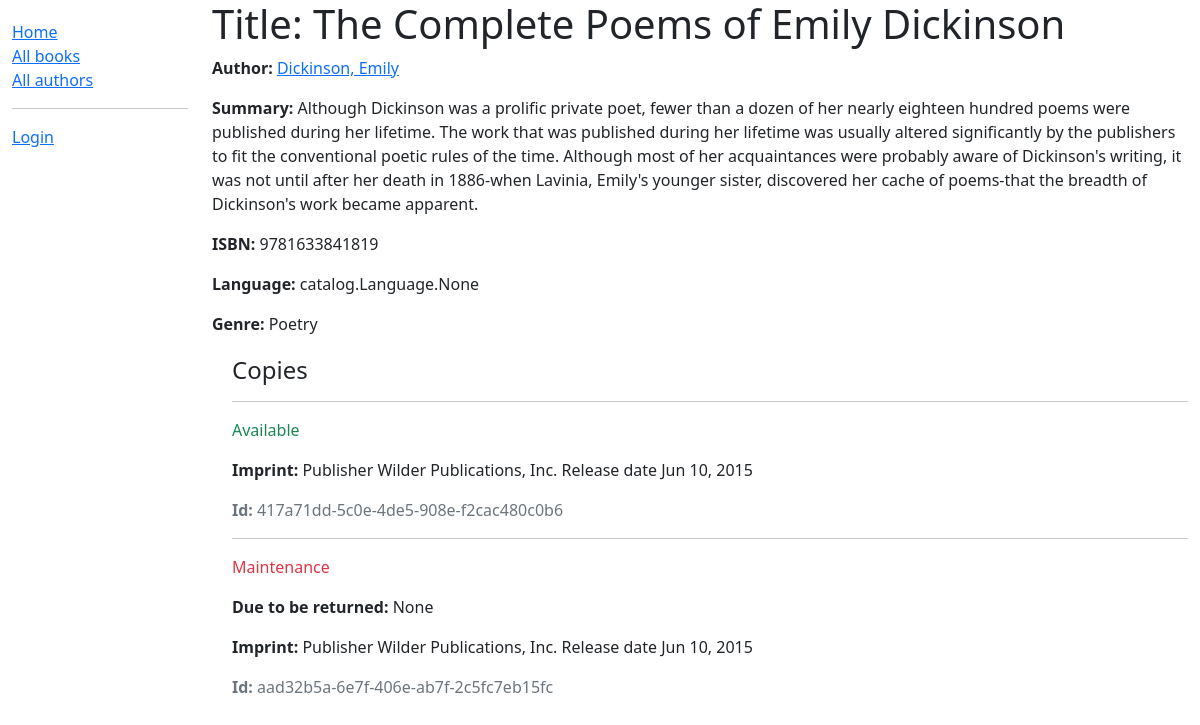
The app's page /catalog/book/4, older data.
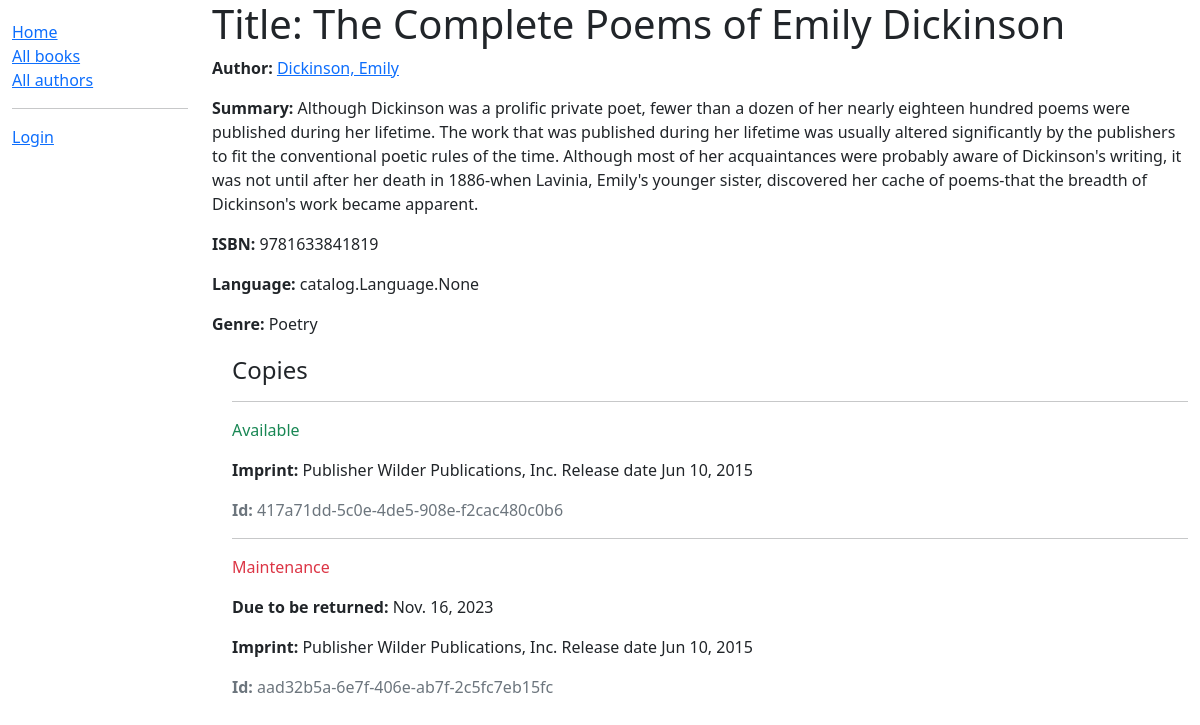
The same page, newer data.
### catalog/models.py (models this page shows, shortened)
class BookInstance(models.Model):
    id = models.UUIDField(primary_key=True, default=uuid.uuid4, help_text='Unique ID for this particular book across whole library')
    book = models.ForeignKey('Book', on_delete=models.RESTRICT, null=True)
    imprint = models.CharField(max_length=200)
    due_back = models.DateField(null=True, blank=True)
    borrower = models.ForeignKey(User, on_delete=models.SET_NULL, null=True, blank=True)
    LOAN_STATUS = (
        ('m', 'Maintenance'),
        ('o', 'On loan'),
        ('a', 'Available'),
        ('r', 'Reserved'),
    )
    status = models.CharField(
        max_length=1,
        choices=LOAN_STATUS,
        blank=True,
        default='m',
        help_text='Book availability',
    )
    class Meta:
        ordering = ['due_back']

### catalog/views.py (the view, shortened to what this page needs)
# urls.py: re_path(r'^book/(?P<pk>\d+)$', views.BookDetailView.as_view(), name='book-detail'),
class BookDetailView(generic.DetailView):
    model = Book
    paginate_by = 10

### catalog/models.py (called while the page is built)
    def __str__(self):
        return self.name

    def __str__(self):
        return f'{self.last_name}, {self.first_name}'

### catalog/templates/catalog/book_detail.html
{% extends "catalog/base_generic.html" %}
{% block content %}
    <h1>Title: {{ book.title }}</h1>
    <p><strong>Author:</strong> <a href="{% url 'author-detail' book.author.pk %}">{{ book.author }}</a></p>
    <p><strong>Summary:</strong> {{ book.summary }}</p>
    <p><strong>ISBN:</strong> {{ book.isbn }}</p>
    <p><strong>Language:</strong> {{ book.languages }}</p>
    <p><strong>Genre:</strong> {{ book.genre.all|join:", " }}</p>
    <div style="margin-left:20px;margin-top:20px">
        <h4>Copies</h4>
        {% for copy in book.bookinstance_set.all %}
            <hr/>
            <p
                    class="{% if copy.status == 'a' %}text-success{% elif copy.status == 'm' %}text-danger{% else %}text-warning{% endif %}">
                {{ copy.get_status_display }}
            </p>
            {% if copy.status != 'a' %}
                <p><strong>Due to be returned:</strong> {{ copy.due_back }}</p>
            {% endif %}
            <p><strong>Imprint:</strong> {{ copy.imprint }}</p>
            <p class="text-muted"><strong>Id:</strong> {{ copy.id }}</p>
        {% endfor %}
    </div>
{% endblock %}

Row changes from the older to the newer data that the page shows:
changed BookInstance "Maintenance": due_back "None" → "Nov. 16, 2023"
